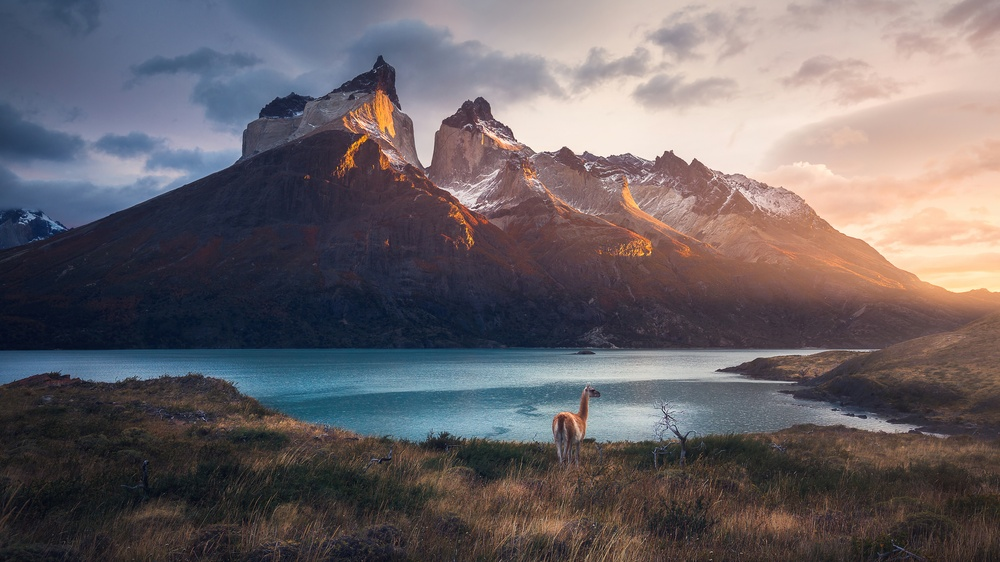
#> input picture inputs/landscape.jpg, 1000 x 562 px, shrunk from 3840 x 2160 before the run, found by its file name
$ python day4_threshold_adaptive.py   (older library calls are emulated)
#> lines starting #> are read from the running program, lines starting #| are printed output that depends on the picture
import cv2

img = cv2.imread("inputs/landscape.jpg", cv2.IMREAD_GRAYSCALE)
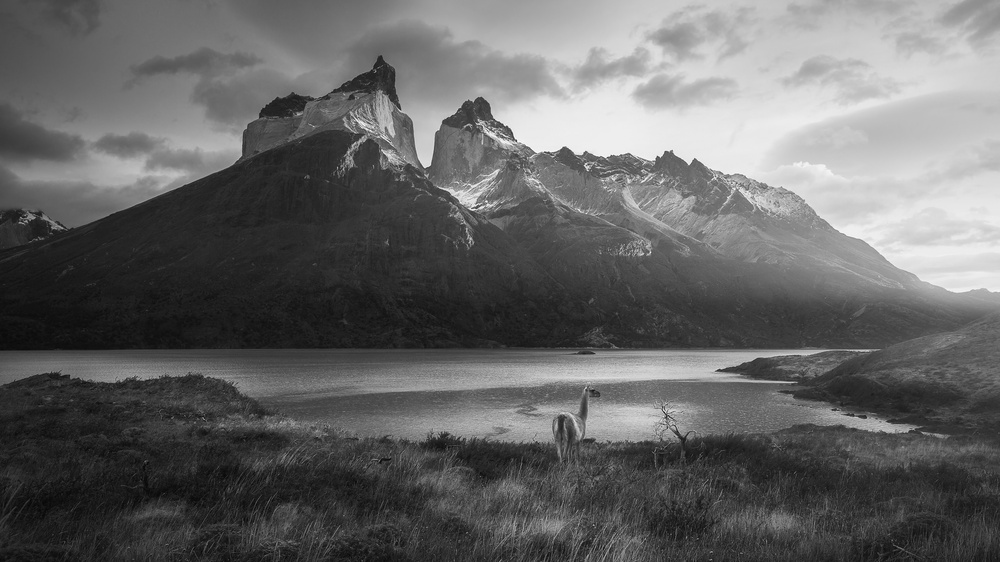
#> img: shape (562, 1000); min 5, max 255, mean 101.4
if img is None:
    raise FileNotFoundError("inputs/landscape.jpg bulunamadı.")

adaptive = cv2.adaptiveThreshold(img, 255,
                                 cv2.ADAPTIVE_THRESH_GAUSSIAN_C,
                                 cv2.THRESH_BINARY,
                                 11, 2)
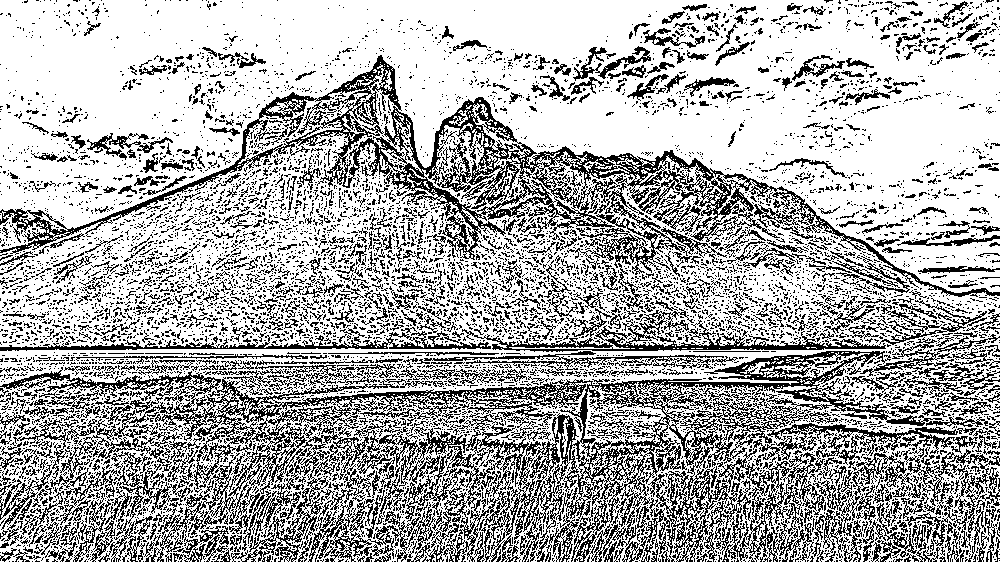
#> adaptive: shape (562, 1000); 68.7% white; black in thin lines or dots

cv2.imwrite("outputs/day4/threshold_adaptive.png", adaptive)
